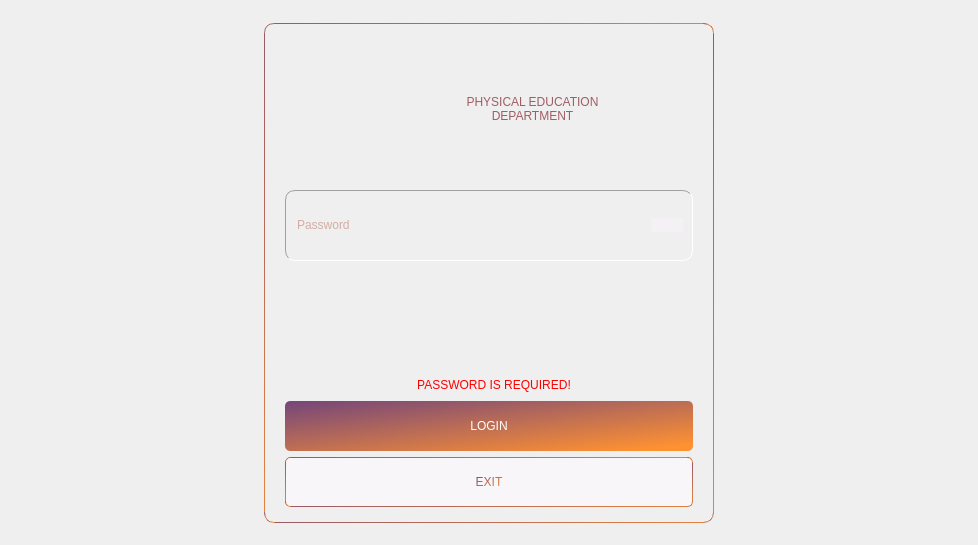
        <widget class="QWidget" name="login">
         <layout class="QGridLayout" name="gridLayout_3">
          <property name="leftMargin">
           <number>0</number>
          </property>
          <property name="topMargin">
           <number>0</number>
          </property>
          <property name="rightMargin">
           <number>0</number>
          </property>
          <property name="bottomMargin">
           <number>0</number>
          </property>
          <property name="spacing">
           <number>0</number>
          </property>
          <item row="0" column="1">
           <spacer name="verticalSpacer">
            <property name="orientation">
             <enum>Qt::Vertical</enum>
            </property>
            <property name="sizeHint" stdset="0">
             <size>
              <width>20</width>
              <height>23</height>
             </size>
            </property>
           </spacer>
          </item>
          <item row="1" column="0">
           <spacer name="horizontalSpacer">
            <property name="orientation">
             <enum>Qt::Horizontal</enum>
            </property>
            <property name="sizeHint" stdset="0">
             <size>
              <width>264</width>
              <height>20</height>
             </size>
            </property>
           </spacer>
          </item>
          <item row="1" column="2">
           <spacer name="horizontalSpacer_2">
            <property name="orientation">
             <enum>Qt::Horizontal</enum>
            </property>
            <property name="sizeHint" stdset="0">
             <size>
              <width>264</width>
              <height>20</height>
             </size>
            </property>
           </spacer>
          </item>
          <item row="3" column="1">
           <spacer name="verticalSpacer_2">
            <property name="orientation">
             <enum>Qt::Vertical</enum>
            </property>
            <property name="sizeHint" stdset="0">
             <size>
              <width>20</width>
              <height>22</height>
             </size>
            </property>
           </spacer>
          </item>
          <item row="1" column="1">
           <widget class="QFrame" name="frame">
            <property name="sizePolicy">
             <sizepolicy hsizetype="Preferred" vsizetype="Preferred">
              <horstretch>0</horstretch>
              <verstretch>0</verstretch>
             </sizepolicy>
            </property>
            <property name="minimumSize">
             <size>
              <width>450</width>
              <height>500</height>
             </size>
            </property>
            <property name="maximumSize">
             <size>
              <width>450</width>
              <height>16777215</height>
             </size>
            </property>
            <property name="styleSheet">
             <string notr="true">border: 0.5px solid qlineargradient(spread:pad, x1:0.051, y1:0, x2:1, y2:1, stop:0 rgba(120, 72, 120, 255), stop:0.931818 rgba(254, 145, 50, 255));
border-radius: 10px;</string>
            </property>
            <property name="frameShape">
             <enum>QFrame::Box</enum>
            </property>
            <property name="frameShadow">
             <enum>QFrame::Sunken</enum>
            </property>
            <property name="lineWidth">
             <number>2</number>
            </property>
            <property name="midLineWidth">
             <number>0</number>
            </property>
            <layout class="QGridLayout" name="gridLayout_4">
             <property name="leftMargin">
              <number>20</number>
             </property>
             <property name="topMargin">
              <number>50</number>
             </property>
             <property name="rightMargin">
              <number>20</number>
             </property>
             <property name="bottomMargin">
              <number>15</number>
             </property>
             <property name="horizontalSpacing">
              <number>0</number>
             </property>
             <property name="verticalSpacing">
              <number>6</number>
             </property>
             <item row="0" column="0">
              <widget class="QFrame" name="frame_2">
               <property name="styleSheet">
                <string notr="true">border: none;
background-color: transparent;</string>
               </property>
               <property name="frameShape">
                <enum>QFrame::StyledPanel</enum>
               </property>
               <property name="frameShadow">
                <enum>QFrame::Raised</enum>
               </property>
               <layout class="QHBoxLayout" name="horizontalLayout_2">
                <item>
                 <widget class="QLabel" name="label">
                  <property name="minimumSize">
                   <size>
                    <width>0</width>
                    <height>0</height>
                   </size>
                  </property>
                  <property name="maximumSize">
                   <size>
                    <width>81</width>
                    <height>81</height>
                   </size>
                  </property>
                  <property name="styleSheet">
                   <string notr="true">border: none;
background-color: transparent;</string>
                  </property>
                  <property name="text">
                   <string/>
                  </property>
                  <property name="pixmap">
                   <pixmap>icons/soccer-ball.png</pixmap>
                  </property>
                  <property name="scaledContents">
                   <bool>true</bool>
                  </property>
                 </widget>
                </item>
                <item>
                 <widget class="QLabel" name="label_2">
                  <property name="styleSheet">
                   <string notr="true">border: none;
color: rgb(159, 93, 100);
font: 75 20pt &quot;MS Shell Dlg 2&quot;;
background-color: transparent;
</string>
                  </property>
                  <property name="text">
                   <string>PHYSICAL EDUCATION
DEPARTMENT</string>
                  </property>
                  <property name="alignment">
                   <set>Qt::AlignCenter</set>
                  </property>
                 </widget>
                </item>
               </layout>
              </widget>
             </item>
             <item row="1" column="0">
              <spacer name="verticalSpacer_4">
               <property name="orientation">
                <enum>Qt::Vertical</enum>
               </property>
               <property name="sizeType">
                <enum>QSizePolicy::Fixed</enum>
               </property>
               <property name="sizeHint" stdset="0">
                <size>
                 <width>20</width>
                 <height>40</height>
                </size>
               </property>
              </spacer>
             </item>
             <item row="2" column="0">
              <widget class="QFrame" name="frame_3">
               <property name="styleSheet">
                <string notr="true">border: none;
border-radius: 10px;
background-color: transparent;
border-top: 1px solid rgb(160, 160, 160);
border-left: 1px solid rgb(160, 160, 160);
border-right: 1px solid white;
border-bottom: 1px solid white;
</string>
               </property>
               <property name="frameShape">
                <enum>QFrame::StyledPanel</enum>
               </property>
               <property name="frameShadow">
                <enum>QFrame::Raised</enum>
               </property>
               <layout class="QHBoxLayout" name="horizontalLayout">
                <item>
                 <widget class="QLineEdit" name="lineEdit">
                  <property name="styleSheet">
                   <string notr="true">QLineEdit {background: transparent;
border: transparent;
border-radius: 0px;
color: rgb(184, 107, 87);
font: 75 15pt &quot;MS Shell Dlg 2&quot;;}

QLineEdit::focus {
	border: none;
	border-bottom: 1px solid qlineargradient(spread:pad, x1:0.051, y1:0, x2:1, y2:1, stop:0 rgba(120, 72, 120, 255), stop:0.931818 rgba(254, 145, 50, 255));
}</string>
                  </property>
                  <property name="echoMode">
                   <enum>QLineEdit::Password</enum>
                  </property>
                  <property name="placeholderText">
                   <string>Password</string>
                  </property>
                  <property name="clearButtonEnabled">
                   <bool>true</bool>
                  </property>
                 </widget>
                </item>
                <item alignment="Qt::AlignHCenter|Qt::AlignVCenter">
                 <widget class="QPushButton" name="pushButton_2">
                  <property name="cursor">
                   <cursorShape>PointingHandCursor</cursorShape>
                  </property>
                  <property name="toolTip">
                   <string>Show/hide password</string>
                  </property>
                  <property name="styleSheet">
                   <string notr="true">border: none;
background-color: rgb(244, 241, 244);</string>
                  </property>
                  <property name="text">
                   <string/>
                  </property>
                  <property name="icon">
                   <iconset>
                    <normaloff>icons/vision.png</normaloff>icons/vision.png</iconset>
                  </property>
                  <property name="iconSize">
                   <size>
                    <width>50</width>
                    <height>30</height>
                   </size>
                  </property>
                 </widget>
                </item>
               </layout>
              </widget>
             </item>
             <item row="4" column="0">
              <spacer name="verticalSpacer_3">
               <property name="orientation">
                <enum>Qt::Vertical</enum>
               </property>
               <property name="sizeType">
                <enum>QSizePolicy::Fixed</enum>
               </property>
               <property name="sizeHint" stdset="0">
                <size>
                 <width>20</width>
                 <height>58</height>
                </size>
               </property>
              </spacer>
             </item>
             <item row="6" column="0">
              <widget class="QPushButton" name="pushButton">
               <property name="maximumSize">
                <size>
                 <width>16777215</width>
                 <height>50</height>
                </size>
               </property>
               <property name="cursor">
                <cursorShape>PointingHandCursor</cursorShape>
               </property>
               <property name="styleSheet">
                <string notr="true">QPushButton {border: none;
border-radius: 5px;
background-color: qlineargradient(spread:pad, x1:0.051, y1:0, x2:1, y2:1, stop:0 rgba(120, 72, 120, 255), stop:0.931818 rgba(254, 145, 50, 255));
font: 75 12pt &quot;MS Shell Dlg 2&quot;;
color: white;}

QPushButton::hover {
	background-color: qlineargradient(spread:pad, x1:1, y1:1, x2:0, y2:0, stop:0 rgba(120, 62, 115, 255), stop:0.931818 rgba(254, 163, 17, 255));
}

QPushButton::pressed {
	background-color: qlineargradient(spread:pad, x1:0.051, y1:0, x2:1, y2:1, stop:0 rgba(120, 72, 120, 255), stop:0.931818 rgba(254, 145, 50, 255));
}</string>
               </property>
               <property name="text">
                <string>LOGIN</string>
               </property>
               <property name="checkable">
                <bool>false</bool>
               </property>
              </widget>
             </item>
             <item row="7" column="0">
              <widget class="QPushButton" name="pushButton_3">
               <property name="maximumSize">
                <size>
                 <width>16777215</width>
                 <height>50</height>
                </size>
               </property>
               <property name="cursor">
                <cursorShape>PointingHandCursor</cursorShape>
               </property>
               <property name="styleSheet">
                <string notr="true">QPushButton {
	
	background-color: rgb(248, 246, 248);
border-radius: 5px;
color: qlineargradient(spread:pad, x1:0.051, y1:0, x2:1, y2:1, stop:0 rgba(120, 72, 120, 255), stop:0.931818 rgba(254, 145, 50, 255));
font: 75 12pt &quot;MS Shell Dlg 2&quot;;
border: 1px solid  qlineargradient(spread:pad, x1:0.051, y1:0, x2:1, y2:1, stop:0 rgba(120, 72, 120, 255), stop:0.931818 rgba(254, 145, 50, 255));}

QPushButton::hover {
	background-color: transparent;
	
}

QPushButton::pressed {
	background-color: rgb(247, 247, 247);
}</string>
               </property>
               <property name="text">
                <string>EXIT</string>
               </property>
               <property name="shortcut">
                <string>Esc</string>
               </property>
              </widget>
             </item>
             <item row="5" column="0">
              <widget class="QLabel" name="label_4">
               <property name="styleSheet">
                <string notr="true">background: transparent;
border: none;
color: rgb(255, 0, 0);
font: 10pt &quot;MS Shell Dlg 2&quot;;
padding-left: 10px;</string>
               </property>
               <property name="text">
                <string>PASSWORD IS REQUIRED!</string>
               </property>
               <property name="alignment">
                <set>Qt::AlignBottom|Qt::AlignHCenter</set>
               </property>
              </widget>
             </item>
            </layout>
           </widget>
          </item>
         </layout>
        </widget>
